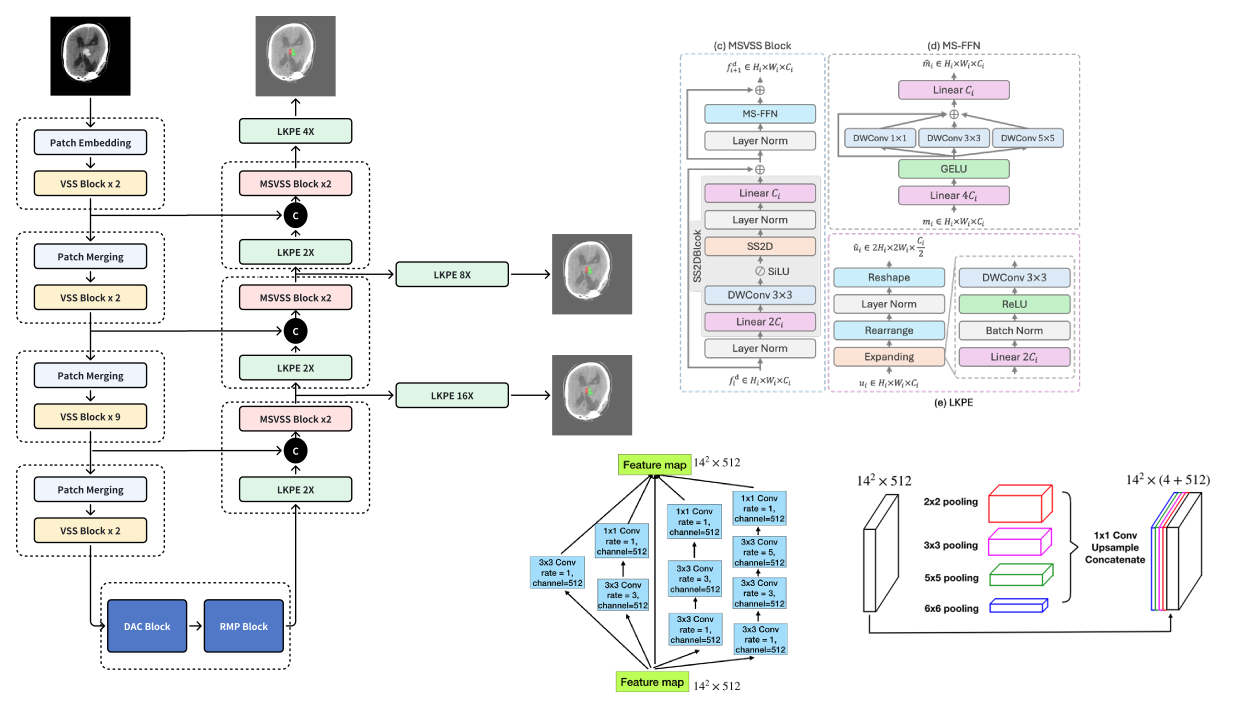
#> input picture pic/model.png, 3710 x 2138 px (shown at 1/3 size)
$ python -i transforms.py   (imports and definitions only)   (Python 2 division)
#> lines starting #> are read from the running program, lines starting #| are printed output that depends on the picture
#!/usr/bin/env python
# -*- coding: UTF-8 -*-
"""
@File   :transforms.py
@Author :CodeCat
@Date   :2024/6/29 22:46
"""
import random
import math
import os
import cv2
import numpy as np
from PIL import Image

from transforms import functional


class Compose:
    """
    Do transformation on input data with corresponding pre-processing and augmentation operations.
    The shape of input data to all operations is [height, width, channels].

    Args:
        transforms (list): A list contains data pre-processing or augmentation. An empty list means only reading images, no transformation.
        to_rgb (bool, optional): If converting image to RGB color space. Default: True.
        img_channels (int, optional): The image channels used to check the loaded image. Default: 3.

    Raises:
        TypeError: When 'transforms' is not a list.
        ValueError: when the length of 'transforms' is less than 1.
    """

    # [78 lines left out: functions __init__, __call__, not called in this run]


class RandomHorizontalFlip:
    """
    Flip an image horizontally with a certain probability.

    Args:
        prob (float, optional): A probability of horizontally flipping. Default: 0.5.
    """

    def __init__(self, prob=0.5):
        self.prob = prob

    # [6 lines left out: function __call__, not called in this run]


class RandomVerticalFlip:
    """
    Flip an image vertically with a certain probability.

    Args:
        prob (float, optional): A probability of vertical flipping. Default: 0.1.
    """

    def __init__(self, prob=0.1):
        self.prob = prob

    # [6 lines left out: function __call__, not called in this run]


class Resize:
    """
    Resize an image.

    Args:
        target_size (list|tuple, optional): The target size (w, h) of image. Default: (512, 512).
        keep_ratio (bool, optional): Whether to keep the same ratio for width and height in resizing.
            Default: False.
        size_divisor (int, optional): If size_divisor is not None, make the width and height be the times
            of size_divisor. Default: None.
        interp (str, optional): The interpolation mode of resize is consistent with opencv.
            ['NEAREST', 'LINEAR', 'CUBIC', 'AREA', 'LANCZOS4', 'RANDOM']. Note that when it is
            'RANDOM', a random interpolation mode would be specified. Default: "LINEAR".

    Raises:
        TypeError: When 'target_size' type is neither list nor tuple.
        ValueError: When "interp" is out of pre-defined methods ('NEAREST', 'LINEAR', 'CUBIC',
        'AREA', 'LANCZOS4', 'RANDOM').
    """

    # The interpolation mode
    interp_dict = {
        'NEAREST': cv2.INTER_NEAREST,
        'LINEAR': cv2.INTER_LINEAR,
        'CUBIC': cv2.INTER_CUBIC,
        'AREA': cv2.INTER_AREA,
        'LANCZOS4': cv2.INTER_LANCZOS4
    }

    # [52 lines left out: functions __init__, __call__, not called in this run]


class ResizeByLong:
    """
    Resize the long side of an image to given size, and then scale the other side proportionally.

    Args:
        long_size (int): The target size of long side.
    """

    def __init__(self, long_size):
        self.long_size = long_size

    # [8 lines left out: function __call__, not called in this run]


class ResizeByShort:
    """
    Resize the short side of an image to given size, and then scale the other side proportionally.

    Args:
        short_size (int): The target size of short side.
        max_size(int): The maximum length of resized image's long edge, if the resized image's long edge exceed this length, short size will be adjusted.
    """

    # [18 lines left out: functions __init__, __call__, not called in this run]


class LimitLong:
    """
    Limit the long edge of image.

    If the long edge is larger than max_long, resize the long edge
    to max_long, while scale the short edge proportionally.

    If the long edge is smaller than min_long, resize the long edge
    to min_long, while scale the short edge proportionally.

    Args:
        max_long (int, optional): If the long edge of image is larger than max_long,
            it will be resize to max_long. Default: None.
        min_long (int, optional): If the long edge of image is smaller than min_long,
            it will be resize to min_long. Default: None.
    """

    # [37 lines left out: functions __init__, __call__, not called in this run]


class ResizeRangeScaling:
    """
    Resize the long side of an image into a range, and then scale the other side proportionally.

    Args:
        min_value (int, optional): The minimum value of long side after resize. Default: 400.
        max_value (int, optional): The maximum value of long side after resize. Default: 600.
    """

    # [22 lines left out: functions __init__, __call__, not called in this run]


class ResizeStepScaling:
    """
    Scale an image proportionally within a range.

    Args:
        min_scale_factor (float, optional): The minimum scale. Default: 0.75.
        max_scale_factor (float, optional): The maximum scale. Default: 1.25.
        scale_step_size (float, optional): The scale interval. Default: 0.25.

    Raises:
        ValueError: When min_scale_factor is smaller than max_scale_factor.
    """

    # [38 lines left out: functions __init__, __call__, not called in this run]


class Normalize:
    """
    Normalize an image.

    Args:
        mean (list, optional): The mean value of a data set. Default: [0.5,].
        std (list, optional): The standard deviation of a data set. Default: [0.5,].

    Raises:
        ValueError: When mean/std is not list or any value in std is 0.
    """

    # [12 lines left out: function __init__, not called in this run]

    def __call__(self, data):
        data['img'] = functional.normalize(data['img'], self.mean, self.std)
        return data


class Padding:
    """
    Add bottom-right padding to a raw image or annotation image.

    Args:
        target_size (list|tuple): The target size after padding.
        im_padding_value (float, optional): The padding value of raw image.
            Default: 127.5.
        label_padding_value (int, optional): The padding value of annotation image. Default: 255.

    Raises:
        TypeError: When target_size is neither list nor tuple.
        ValueError: When the length of target_size is not 2.
    """

    # [52 lines left out: functions __init__, __call__, not called in this run]


class PaddingByAspectRatio:
    """

    Args:
        aspect_ratio (int|float, optional): The aspect ratio = width / height. Default: 1.
        im_padding_value (float, optional): The padding value of raw image. Default: 127.5.
        label_padding_value (int, optional): The padding value of annotation image. Default: 255.
    """

    # [24 lines left out: functions __init__, __call__, not called in this run]


class RandomPaddingCrop:
    """
    Crop a sub-image from a raw image and annotation image randomly. If the target cropping size
    is larger than original image, then the bottom-right padding will be added.

    Args:
        crop_size (tuple, optional): The target cropping size. Default: (512, 512).
        im_padding_value (float, optional): The padding value of raw image. Default: 127.5.
        label_padding_value (int, optional): The padding value of annotation image. Default: 255.
        category_max_ratio (float, optional): The maximum ratio that single category could occupy.
            Default: 1.0.
        ignore_index (int, optional): The value that should be ignored in the annotation image.
            Default: 255.
        loop_times (int, optional): The maximum number of attempts to crop an image. Default: 10.

    Raises:
        TypeError: When crop_size is neither list nor tuple.
        ValueError: When the length of crop_size is not 2.
    """

    # [93 lines left out: functions __init__, _get_crop_coordinates, _padding, __call__, not called in this run]


class RandomCenterCrop:
    """
    Crops the given the input data at the center.
    Args:
        retain_ratio (tuple or list, optional): The length of the input list or tuple must be 2. Default: (0.5, 0.5).
        the first value is used for width and the second is for height.
        In addition, the minimum size of the cropped image is [width * retain_ratio[0], height * retain_ratio[1]].
    Raises:
        TypeError: When retain_ratio is neither list nor tuple. Default: None.
        ValueError: When the value of retain_ratio is not in [0-1].
    """

    # [40 lines left out: functions __init__, __call__, not called in this run]


class ScalePadding:
    """
        Add center padding to a raw image or annotation image,then scale the
        image to target size.

        Args:
            target_size (list|tuple, optional): The target size of image. Default: (512, 512).
            im_padding_value (float, optional): The padding value of raw image. Default: 127.5
            label_padding_value (int, optional): The padding value of annotation image. Default: 255.

        Raises:
            TypeError: When target_size is neither list nor tuple.
            ValueError: When the length of target_size is not 2.
    """

    # [55 lines left out: functions __init__, __call__, not called in this run]


class RandomNoise:
    """
    Superimposing noise on an image with a certain probability.

    Args:
        prob (float, optional): A probability of blurring an image. Default: 0.5.
        max_sigma(float, optional): The maximum value of standard deviation of the distribution.
            Default: 10.0.
    """

    def __init__(self, prob=0.5, max_sigma=10.0):
        self.prob = prob
        self.max_sigma = max_sigma

    # [10 lines left out: function __call__, not called in this run]


class RandomBlur:
    """
    Blurring an image by a Gaussian function with a certain probability.

    Args:
        prob (float, optional): A probability of blurring an image. Default: 0.1.
        blur_type(str, optional): A type of blurring an image,
            gaussian stands for cv2.GaussianBlur,
            median stands for cv2.medianBlur,
            blur stands for cv2.blur,
            random represents randomly selected from above.
            Default: gaussian.
    """

    def __init__(self, prob=0.1, blur_type="gaussian"):
        self.prob = prob
        self.blur_type = blur_type

    # [37 lines left out: function __call__, not called in this run]


class RandomRotation:
    """
    Rotate an image randomly with padding.

    Args:
        max_rotation (float, optional): The maximum rotation degree. Default: 15.
        im_padding_value (float, optional): The padding value of raw image. Default: 127.5.
        label_padding_value (int, optional): The padding value of annotation image. Default: 255.
    """

    # [44 lines left out: functions __init__, __call__, not called in this run]


class RandomScaleAspect:
    """
    Crop a sub-image from an original image with a range of area ratio and aspect and
    then scale the sub-image back to the size of the original image.

    Args:
        min_scale (float, optional): The minimum area ratio of cropped image to the original image. Default: 0.5.
        aspect_ratio (float, optional): The minimum aspect ratio. Default: 0.33.
    """

    def __init__(self, min_scale=0.5, aspect_ratio=0.33):
        self.min_scale = min_scale
        self.aspect_ratio = aspect_ratio

    # [36 lines left out: function __call__, not called in this run]


class RandomDistort:
    """
    Distort an image with random configurations.

    Args:
        brightness_range (float, optional): A range of brightness. Default: 0.5.
        brightness_prob (float, optional): A probability of adjusting brightness. Default: 0.5.
        contrast_range (float, optional): A range of contrast. Default: 0.5.
        contrast_prob (float, optional): A probability of adjusting contrast. Default: 0.5.
        saturation_range (float, optional): A range of saturation. Default: 0.5.
        saturation_prob (float, optional): A probability of adjusting saturation. Default: 0.5.
        hue_range (int, optional): A range of hue. Default: 18.
        hue_prob (float, optional): A probability of adjusting hue. Default: 0.5.
        sharpness_range (float, optional): A range of sharpness. Default: 0.5.
        sharpness_prob (float, optional): A probability of adjusting saturation. Default: 0.
    """

    # [80 lines left out: functions __init__, __call__, not called in this run]


class RandomAffine:
    """
    Affine transform an image with random configurations.

    Args:
        size (tuple, optional): The target size after affine transformation. Default: (224, 224).
        translation_offset (float, optional): The maximum translation offset. Default: 0.
        max_rotation (float, optional): The maximum rotation degree. Default: 15.
        min_scale_factor (float, optional): The minimum scale. Default: 0.75.
        max_scale_factor (float, optional): The maximum scale. Default: 1.25.
        im_padding_value (float, optional): The padding value of raw image. Default: 128.
        label_padding_value (int, optional): The padding value of annotation image. Default: (255, 255, 255).
    """

    # [61 lines left out: functions __init__, __call__, not called in this run]


class GenerateInstanceTargets:
    """
    Generate instance targets from ground-truth labels.

    Args:
        num_classes (int): The number of classes.
        ignore_index (int, optional): Specifies a target value that is ignored. Default: 255.
    """

    def __init__(self, num_classes, ignore_index=255):
        self.num_classes = num_classes
        self.ignore_index = ignore_index

    # [42 lines left out: function __call__, not called in this run]


class AddMultiLabelAuxiliaryCategory:
    """
    Add a complementary set of unions labeled with corresponding mask for other categories as an auxiliary category.
    """

    # [6 lines left out: function __call__, not called in this run]

>>> import cv2
>>> picture = cv2.imread('../pic/model.png', cv2.IMREAD_GRAYSCALE)
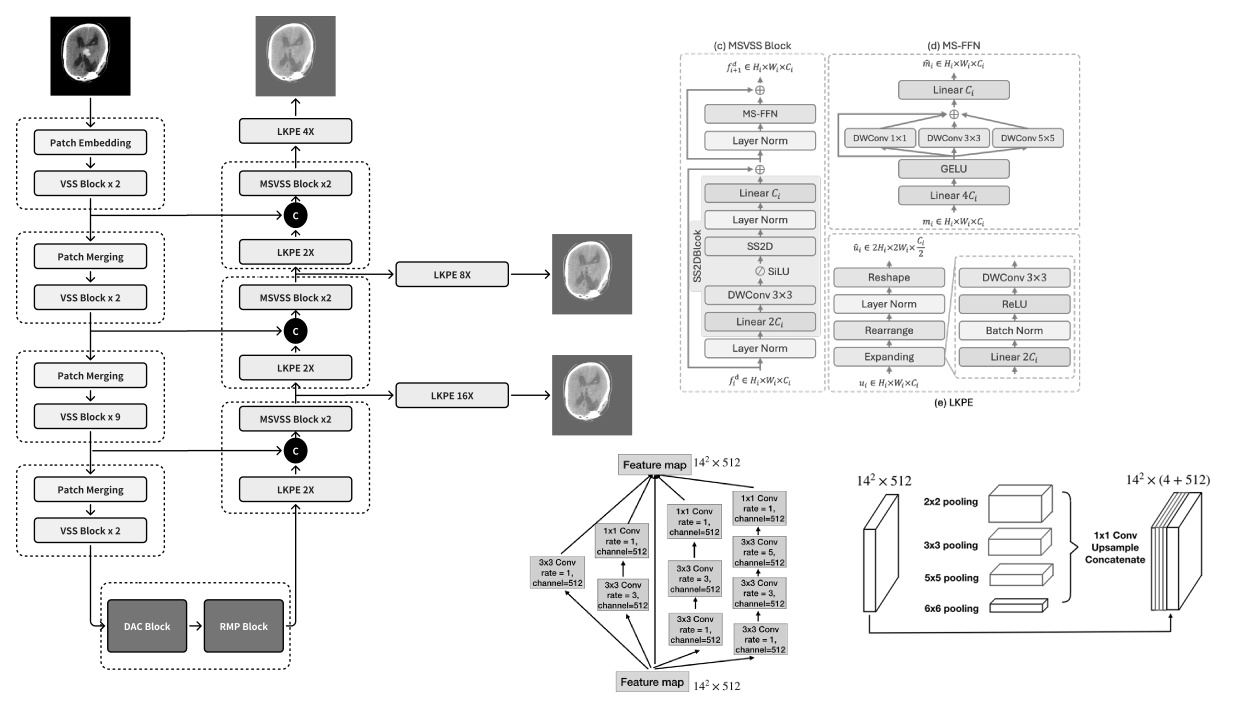
#> picture: shape (2138, 3710) (shown at 1/3 size); min 0, max 255, mean 237.4
>>> result = RandomBlur()(picture)
#> (the run stopped early here; a loop or call above may not have finished)
